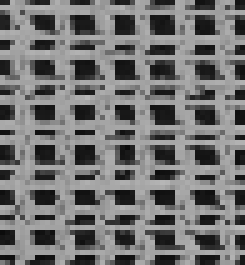
%> input picture Assg_1/Part_1/Reference/TextureSynthesis/Original_texture_images/Texture1.bmp, 49 x 53 px, given in place of texture1.jpg, which was not available (shown 5 times larger)
$ octave Texture_synthesis_VER4.m   (GNU Octave 9; MATLAB toolbox functions it lacks are replaced by stand-ins)
%> lines starting %> are read from the running program, lines starting %| are printed output that depends on the picture; pictures that were not available may be replaced by others from this repository, and a replacement may not be noted
%clc;
clear;

% create a large empty image 'Lar_tex' that is factorx original texture

sml_tex = imread('texture1.jpg');
%> sml_tex is the input picture: size 53x49x3 uint8; min 12, max 189, mean 114.4

factor = 1.2;

sml_sz_r = size(sml_tex,1);
%> sml_sz_r = 53
sml_sz_c = size(sml_tex,2);
%> sml_sz_c = 49
lar_sz_r = floor((factor*sml_sz_r));
%> lar_sz_r = 63
lar_sz_c = floor((factor*sml_sz_c));
%> lar_sz_c = 58

lar_tex = zeros(lar_sz_r,lar_sz_c,3);
lar_tex = uint8(lar_tex);

% define a patch of many neighbouring pixels for current pixel
% Make the patch of ODD size, w+1+w for row and col. direction,1 is current
% pixel. patch size = 5; w = 2;
ptc_sz =5;
w = (ptc_sz-1)/2;

% define gaussian weights
sigma = ptc_sz/6; % design parameter
G = fspecial('gaussian', [ptc_sz ptc_sz], sigma); %gaussian weighting kernel
G = G(:); % convert matrix to 1d  vector with column dominance.

 figure(1)
 imshow(sml_tex);

% Merge small texture to Top Left corner of Big image

for i = 1:sml_sz_r
    for j = 1:sml_sz_c
        lar_tex(i,j,:) = sml_tex(i,j,:);
    end
end
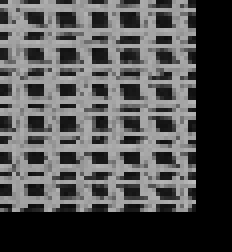
%> lar_tex: size 63x58x3 uint8 (shown 4 times larger); min 0, max 189, mean 81.3

  figure(1)
  imshow(lar_tex);

  % padding the lar_tex to scan through all the pixels for max neigh
  pad_lar_tex = padarray(lar_tex, [floor(ptc_sz/2) floor(ptc_sz/2)]);
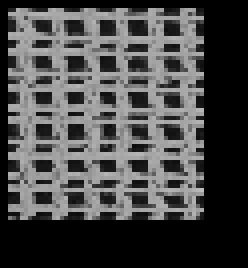
%> pad_lar_tex: size 67x62x3 uint8 (shown 4 times larger); min 0, max 189, mean 71.5

  % copy the large texture with samll texture image at unpadded locations
  pad_lar_tex(1+w:sml_sz_r+w,1+w:sml_sz_c+w,:) = lar_tex(1:sml_sz_r,1:sml_sz_c,:);


  % add 1 more extra row and column to ensure scan window due to min_r_nap
  % and min_c_map are within the pad_lar_Tex because they are increased by
  % 1 pixel.
   pad_lar_tex(size(pad_lar_tex,1)+1,size(pad_lar_tex,2)+1,:) = 0;
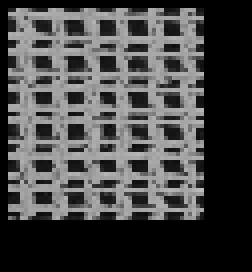
%> pad_lar_tex: size 68x63x3 uint8 (shown 4 times larger); min 0, max 189, mean 69.3

  % convert to double for processing
  pad_lar_tex = double(pad_lar_tex);
%> pad_lar_tex: size 68x63x3 double

  % initialize minimum_row_map, w + 1 is to account for pading in pad_lar_tex
  min_r_map = sml_sz_r + w + 1;
%> min_r_map = 56
  % initialize minimum_column_map, w + 1 is to account for pading in pad_lar_tex
  min_c_map = sml_sz_c + w + 1;
%> min_c_map = 52


  % initialize the number of pixels centered inside scan windown
  % inside small image texture. it will be smaller than size of sml_tex
  % e.g. 60 *60 for 64x64 image with window 2.
  % each pixel is associalted with a patch of size ptc_sz
  patchs_vec(ptc_sz*ptc_sz,(size(sml_tex,1)-w-w)*(size(sml_tex,2)-w-w),3) = 0;

  % likewise convert all patches from pad_sml_tex into
  % 75xTotalNo.Pixels matrix in small image texture and NOT
  % pad_sml_tex so 64 * 64 = 4096 total pixels. NOT 68*68
  for c = 1:3
      patchs_vec(:,:,c) = im2col(sml_tex(:,:,c), [ptc_sz ptc_sz], 'sliding'); %get all possible sliding windows
  end

    % convert 3d matrix to 2d with R G B as submatrixes
  patchs_vec = [patchs_vec(:,:,1);patchs_vec(:,:,c);patchs_vec(:,:,c)];
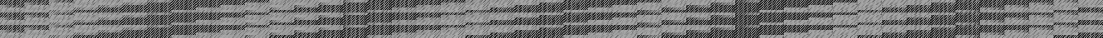
%> patchs_vec: size 75x2205 double (shown at 1/2 size); min 12, max 189, mean 116

    % make as many columns of Gaussian weights as TotalNo.Pixels
  % It has the same number of rows a ptc_sz*ptc_Sz
  G=repmat(G, 1,size(patchs_vec, 2));
  % match the R G B
  G = [G;G;G];


while (((min_r_map-w) <= lar_sz_r) || ((min_c_map-w) <= lar_sz_c))

% row pixel rounter intialized to 1 because min_c_map is indexed to pad_lar_tex so +w applies
r_pxl_ctr = 1;

% vector of all the filled columns (+1 added to account for intialization)
fld_cols = 0;

while r_pxl_ctr <= (min_c_map-w)

% % find largest number of know neighbouring pixels.

% neighbour size vector for keeping the size of pixels along a row, (min_c_map - w)
neigh_sz_r(1:(min_c_map-w)) = 0;

  for jj = 1:(min_c_map-w) %% min_c_map-w, because jj starts from 1 in the pad_lar_tex

      % intialize the neighbourhood size at particular jj to be zero if it
      % does not enter the while loop
      neigh_sz_r(jj) = 0;
      if (~ismember(jj,fld_cols))
          % find number of pixels in patch of ptc_sz != 0
          find_neigh = pad_lar_tex(min_r_map-w:min_r_map+w,jj:jj+w+w,:);
          % convert RGB info into 1 number because we just want to know if
          % non-zero so instead of doing SSD for RGB this is simpler.
          find_neigh(:,:,1) = find_neigh(:,:,1) + find_neigh(:,:,2) + find_neigh(:,:,3);
          % find indices of non-negative pixel values in the
          % neighbourhood/patch
          find_neigh_ind = find(find_neigh(:,:,1));
          % find the number/size of non-negative numbers
          neigh_sz_r(jj) = length(find_neigh_ind);

      end

  end

  % count the filled pixels along this min_r_map
  r_pxl_ctr = r_pxl_ctr + 1;

  % neigh_col_max_ind is used as index of center pixel of patch in
  % pad_lar_tex so needs to be added to w.
  % if using with lar_tex just subtract w so neigh_col_max_ind - w
  [~, neigh_col_max_ind] = max(neigh_sz_r);
  neigh_col_max_ind = neigh_col_max_ind + w;

  % update vector of filled column indices because in previous step +w was
  % added to neigh_col_max_ind
  fld_cols = horzcat(fld_cols, (neigh_col_max_ind-w));

  % convert neigbourhood/patch into a column vector, neigh_max_vec.
  % first R converts to from 1 - 25, then G 26 - 50, then B 51 - 75 so
  % in total there are 75x1 entries.
  neigh_max_vec = reshape(pad_lar_tex(min_r_map-w:min_r_map+w,neigh_col_max_ind-w:neigh_col_max_ind+w,:)...
      ,[],1);

  % make as many columns (TotalNo.Pixels) of neigh_max_vec for
  % subtraction with patches_vec
  neigh_max_vec = repmat(neigh_max_vec, 1,size(patchs_vec, 2));

  % find the Gaussian weighted sum of squared differences
  % divide by 255 to normalize the pixel size
  GWSSD = sum(G.*((patchs_vec-neigh_max_vec)/255).^2);
  % pixel with minimum differene with the max neighbourhood pixel
  min_dis_pixel = min(GWSSD);
  T = min_dis_pixel*(1+0.1); %to avoid zero match, take more than 1 minimum

  indicies = find(GWSSD<=T);

  %pick random patch from the accpeted candidate patchs
  index = indicies(randi(length(indicies))); %index
  Match_patch = patchs_vec(:,index); %get the patch
  Match_patch = reshape(Match_patch,[ptc_sz,ptc_sz,3]); %reshape it

  %get the new pixel
  newPixel = Match_patch(ceil(ptc_sz/2),ceil(ptc_sz/2),:);
  newPixel = uint8(newPixel);

  lar_tex(min_r_map-w,neigh_col_max_ind-w,:) = newPixel;

  % also update the padded large texture because new unfilled pixels refer
  % to this
  pad_lar_tex(min_r_map,neigh_col_max_ind,:) = newPixel;


end


% xxxxxxxxxxxxxxxxxxxxxxxxx
% update rows for a particular column


% col pixel counter intialized to 1 because min_c_map is indexed to pad_lar_tex so +w applies
c_pxl_ctr = 1;

% vector of all the filled rows in a col.
fld_rows = 0;

while c_pxl_ctr <= (min_r_map-w-1)

% % find largest number of know neighbouring pixels.

% neighbour size vector for keeping the size of pixels along a row, (min_c_map - w)
neigh_sz_c(1:(min_r_map-w-1)) = 0;

  for jj = 1:(min_r_map-w-1) %% min_c_map-w, because jj starts from 1 in the pad_lar_tex

      % intialize the neighbourhood size at particular jj to be zero if it
      % does not enter the while loop
      neigh_sz_c(jj) = 0;
      if (~ismember(jj,fld_rows))
          % find number of pixels in patch of ptc_sz != 0
          find_neigh = pad_lar_tex(jj:jj+w+w,min_c_map-w:min_c_map+w,:);
          % convert RGB info into 1 number because we just want to know if
          % non-zero so instead of doing SSD for RGB this is simpler.
          find_neigh(:,:,1) = find_neigh(:,:,1) + find_neigh(:,:,2) + find_neigh(:,:,3);
          % find indices of non-negative pixel values in the
          % neighbourhood/patch
          find_neigh_ind = find(find_neigh(:,:,1));
          % find the number/size of non-negative numbers
          neigh_sz_c(jj) = length(find_neigh_ind);

      end

  end

  % count the filled pixels along this min_r_map
  c_pxl_ctr = c_pxl_ctr + 1;

  % neigh_col_max_ind is used as index of center pixel of patch in
  % pad_lar_tex so needs to be added to w.
  % if using with lar_tex just subtract w so neigh_col_max_ind - w
  [~, neigh_row_max_ind] = max(neigh_sz_c);
  neigh_row_max_ind = neigh_row_max_ind + w;

  % update vector of filled column indices because in previous step +w was
  % added to neigh_col_max_ind
  fld_rows = horzcat(fld_rows, (neigh_row_max_ind-w));

  % convert neigbourhood/patch into a column vector, neigh_max_vec.
  % first R converts to from 1 - 25, then G 26 - 50, then B 51 - 75 so
  % in total there are 75x1 entries.
  neigh_max_vec = reshape(pad_lar_tex(neigh_row_max_ind-w:neigh_row_max_ind+w,min_c_map-w:min_c_map+w,:)...
      ,[],1);

  % make as many columns (TotalNo.Pixels) of neigh_max_vec for
  % subtraction with patches_vec
  neigh_max_vec = repmat(neigh_max_vec, 1,size(patchs_vec, 2));

  % find the Gaussian weighted sum of squared differences
  % divide by 255 to normalize the pixel size
  GWSSD = sum(G.*((patchs_vec-neigh_max_vec)/255).^2);
  % pixel with minimum differene with the max neighbourhood pixel
  min_dis_pixel = min(GWSSD);
  T = min_dis_pixel*(1+0.1); %to avoid zero match, take more than 1 minimum

  indicies = find(GWSSD<=T);

  %pick random patch from the accpeted candidate patchs
  index = indicies(randi(length(indicies))); %index
  Match_patch = patchs_vec(:,index); %get the patch
  Match_patch = reshape(Match_patch,[ptc_sz,ptc_sz,3]); %reshape it

  %get the new pixel
  newPixel = Match_patch(ceil(ptc_sz/2),ceil(ptc_sz/2),:);
  newPixel = uint8(newPixel);

  lar_tex(neigh_row_max_ind-w,min_c_map-w,:) = newPixel;

  % also update the padded large texture because new unfilled pixels refer
  % to this
  pad_lar_tex(neigh_row_max_ind,min_c_map,:) = newPixel;


end


min_c_map = min_c_map + 1;
min_r_map = min_r_map + 1;

end
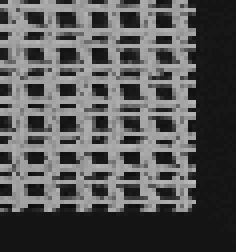
%> lar_tex: size 63x59x3 uint8 (shown 4 times larger); min 12, max 189, mean 86.2
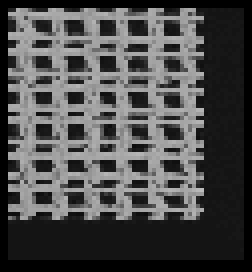
%> pad_lar_tex: size 68x63x3 double (shown 4 times larger); min 0, max 189, mean 74.8
%> after the loop, find_neigh_ind = [3; 4; 5; 8; 9; 10; 14; 15]; neigh_sz_c = 62 values, max 8 at index 1, min 0 at index 2, mean 0.129; neigh_sz_r = 59 values from 0 to 6

  figure(2)
  imshow(lar_tex);
